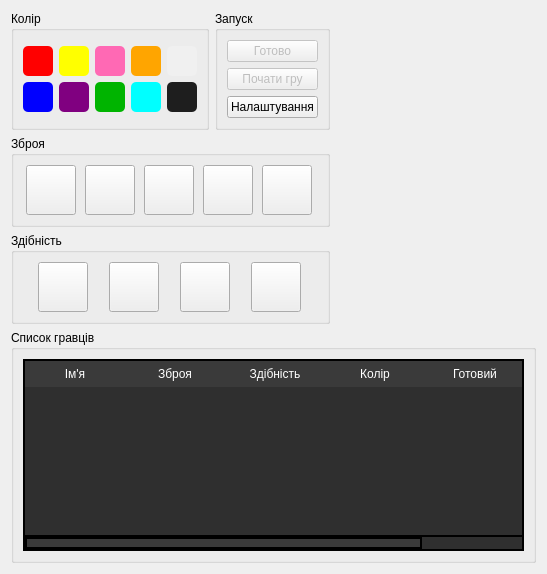
      <widget class="QWidget" name="page_lobbyScreen">
       <layout class="QVBoxLayout" name="verticalLayout_28">
        <item>
         <layout class="QVBoxLayout" name="verticalLayout_15">
          <item>
           <layout class="QHBoxLayout" name="horizontalLayout_19">
            <item>
             <layout class="QVBoxLayout" name="verticalLayout_13">
              <item>
               <layout class="QHBoxLayout" name="horizontalLayout_5">
                <item>
                 <widget class="QGroupBox" name="gb_color">
                  <property name="maximumSize">
                   <size>
                    <width>205</width>
                    <height>150</height>
                   </size>
                  </property>
                  <property name="title">
                   <string>Колір</string>
                  </property>
                  <layout class="QVBoxLayout" name="verticalLayout_14">
                   <item>
                    <layout class="QGridLayout" name="gridLayout">
                     <item row="0" column="0">
                      <widget class="QPushButton" name="b_red">
                       <property name="minimumSize">
                        <size>
                         <width>30</width>
                         <height>30</height>
                        </size>
                       </property>
                       <property name="maximumSize">
                        <size>
                         <width>30</width>
                         <height>30</height>
                        </size>
                       </property>
                       <property name="styleSheet">
                        <string notr="true">QPushButton#b_red {
    background-color: rgb(255, 0, 0);
    border-radius: 5px;
}
QPushButton#b_red:hover {
    background-color: rgb(255, 80, 80);
}
QPushButton#b_red:pressed {
    background-color: rgb(180, 0, 0);
}</string>
                       </property>
                       <property name="text">
                        <string/>
                       </property>
                      </widget>
                     </item>
                     <item row="0" column="1">
                      <widget class="QPushButton" name="b_yellow">
                       <property name="minimumSize">
                        <size>
                         <width>30</width>
                         <height>30</height>
                        </size>
                       </property>
                       <property name="maximumSize">
                        <size>
                         <width>30</width>
                         <height>30</height>
                        </size>
                       </property>
                       <property name="styleSheet">
                        <string notr="true">QPushButton#b_yellow {
    background-color: rgb(255, 255, 0);
    border-radius: 5px;
}
QPushButton#b_yellow:hover {
    background-color: rgb(255, 255, 120);
}
QPushButton#b_yellow:pressed {
    background-color: rgb(200, 200, 0);
}</string>
                       </property>
                       <property name="text">
                        <string/>
                       </property>
                      </widget>
                     </item>
                     <item row="0" column="2">
                      <widget class="QPushButton" name="b_pink">
                       <property name="minimumSize">
                        <size>
                         <width>30</width>
                         <height>30</height>
                        </size>
                       </property>
                       <property name="maximumSize">
                        <size>
                         <width>30</width>
                         <height>30</height>
                        </size>
                       </property>
                       <property name="styleSheet">
                        <string notr="true">QPushButton#b_pink {
    background-color: rgb(255, 105, 180);
    border-radius: 5px;
}
QPushButton#b_pink:hover {
    background-color: rgb(255, 150, 205);
}
QPushButton#b_pink:pressed {
    background-color: rgb(200, 80, 140);
}</string>
                       </property>
                       <property name="text">
                        <string/>
                       </property>
                      </widget>
                     </item>
                     <item row="0" column="3">
                      <widget class="QPushButton" name="b_orange">
                       <property name="minimumSize">
                        <size>
                         <width>30</width>
                         <height>30</height>
                        </size>
                       </property>
                       <property name="maximumSize">
                        <size>
                         <width>30</width>
                         <height>30</height>
                        </size>
                       </property>
                       <property name="styleSheet">
                        <string notr="true">QPushButton#b_orange {
    background-color: rgb(255, 165, 0);
    border-radius: 5px;
}
QPushButton#b_orange:hover {
    background-color: rgb(255, 190, 80);
}
QPushButton#b_orange:pressed {
    background-color: rgb(200, 130, 0);
}</string>
                       </property>
                       <property name="text">
                        <string/>
                       </property>
                      </widget>
                     </item>
                     <item row="0" column="4">
                      <widget class="QPushButton" name="b_white">
                       <property name="minimumSize">
                        <size>
                         <width>30</width>
                         <height>30</height>
                        </size>
                       </property>
                       <property name="maximumSize">
                        <size>
                         <width>30</width>
                         <height>30</height>
                        </size>
                       </property>
                       <property name="styleSheet">
                        <string notr="true">QPushButton#b_white {
    background-color: rgb(240, 240, 240);
    border-radius: 5px;
}
QPushButton#b_white:hover {
    background-color: rgb(255, 255, 255);
}
QPushButton#b_white:pressed {
    background-color: rgb(200, 200, 200);
}</string>
                       </property>
                       <property name="text">
                        <string/>
                       </property>
                      </widget>
                     </item>
                     <item row="1" column="0">
                      <widget class="QPushButton" name="b_blue">
                       <property name="minimumSize">
                        <size>
                         <width>30</width>
                         <height>30</height>
                        </size>
                       </property>
                       <property name="maximumSize">
                        <size>
                         <width>30</width>
                         <height>30</height>
                        </size>
                       </property>
                       <property name="styleSheet">
                        <string notr="true">QPushButton#b_blue {
    background-color: rgb(0, 0, 255);
    border-radius: 5px;
}
QPushButton#b_blue:hover {
    background-color: rgb(80, 80, 255);
}
QPushButton#b_blue:pressed {
    background-color: rgb(0, 0, 180);
}</string>
                       </property>
                       <property name="text">
                        <string/>
                       </property>
                      </widget>
                     </item>
                     <item row="1" column="1">
                      <widget class="QPushButton" name="b_purple">
                       <property name="minimumSize">
                        <size>
                         <width>30</width>
                         <height>30</height>
                        </size>
                       </property>
                       <property name="maximumSize">
                        <size>
                         <width>30</width>
                         <height>30</height>
                        </size>
                       </property>
                       <property name="styleSheet">
                        <string notr="true">QPushButton#b_purple {
    background-color: rgb(128, 0, 128);
    border-radius: 5px;
}
QPushButton#b_purple:hover {
    background-color: rgb(170, 80, 170);
}
QPushButton#b_purple:pressed {
    background-color: rgb(90, 0, 90);
}</string>
                       </property>
                       <property name="text">
                        <string/>
                       </property>
                      </widget>
                     </item>
                     <item row="1" column="3">
                      <widget class="QPushButton" name="b_cyan">
                       <property name="minimumSize">
                        <size>
                         <width>30</width>
                         <height>30</height>
                        </size>
                       </property>
                       <property name="maximumSize">
                        <size>
                         <width>30</width>
                         <height>30</height>
                        </size>
                       </property>
                       <property name="styleSheet">
                        <string notr="true">QPushButton#b_cyan {
    background-color: rgb(0, 255, 255);
    border-radius: 5px;
}
QPushButton#b_cyan:hover {
    background-color: rgb(120, 255, 255);
}
QPushButton#b_cyan:pressed {
    background-color: rgb(0, 180, 180);
}</string>
                       </property>
                       <property name="text">
                        <string/>
                       </property>
                      </widget>
                     </item>
                     <item row="1" column="4">
                      <widget class="QPushButton" name="b_black">
                       <property name="minimumSize">
                        <size>
                         <width>30</width>
                         <height>30</height>
                        </size>
                       </property>
                       <property name="maximumSize">
                        <size>
                         <width>30</width>
                         <height>30</height>
                        </size>
                       </property>
                       <property name="styleSheet">
                        <string notr="true">QPushButton#b_black {
    background-color: rgb(30, 30, 30);
    border-radius: 5px;
}
QPushButton#b_black:hover {
    background-color: rgb(70, 70, 70);
}
QPushButton#b_black:pressed {
    background-color: rgb(0, 0, 0);
}</string>
                       </property>
                       <property name="text">
                        <string/>
                       </property>
                      </widget>
                     </item>
                     <item row="1" column="2">
                      <widget class="QPushButton" name="b_green">
                       <property name="minimumSize">
                        <size>
                         <width>30</width>
                         <height>30</height>
                        </size>
                       </property>
                       <property name="maximumSize">
                        <size>
                         <width>30</width>
                         <height>30</height>
                        </size>
                       </property>
                       <property name="styleSheet">
                        <string notr="true">QPushButton#b_green {
    background-color: rgb(0, 180, 0);
    border-radius: 5px;
}
QPushButton#b_green:hover {
    background-color: rgb(80, 220, 80);
}
QPushButton#b_green:pressed {
    background-color: rgb(0, 130, 0);
}</string>
                       </property>
                       <property name="text">
                        <string/>
                       </property>
                      </widget>
                     </item>
                    </layout>
                   </item>
                  </layout>
                 </widget>
                </item>
                <item>
                 <widget class="QGroupBox" name="gb_play">
                  <property name="maximumSize">
                   <size>
                    <width>140</width>
                    <height>150</height>
                   </size>
                  </property>
                  <property name="title">
                   <string>Запуск</string>
                  </property>
                  <layout class="QVBoxLayout" name="verticalLayout_18">
                   <item>
                    <layout class="QVBoxLayout" name="verticalLayout_16">
                     <item>
                      <widget class="QPushButton" name="b_playerReady">
                       <property name="enabled">
                        <bool>false</bool>
                       </property>
                       <property name="text">
                        <string>Готово</string>
                       </property>
                      </widget>
                     </item>
                     <item>
                      <widget class="QPushButton" name="b_openGameView">
                       <property name="enabled">
                        <bool>false</bool>
                       </property>
                       <property name="text">
                        <string>Почати гру</string>
                       </property>
                      </widget>
                     </item>
                     <item>
                      <widget class="QPushButton" name="b_settings">
                       <property name="text">
                        <string>Налаштування</string>
                       </property>
                      </widget>
                     </item>
                    </layout>
                   </item>
                  </layout>
                 </widget>
                </item>
               </layout>
              </item>
              <item>
               <widget class="QGroupBox" name="gb_weapon">
                <property name="maximumSize">
                 <size>
                  <width>350</width>
                  <height>100</height>
                 </size>
                </property>
                <property name="title">
                 <string>Зброя</string>
                </property>
                <layout class="QVBoxLayout" name="verticalLayout_11">
                 <item>
                  <layout class="QHBoxLayout" name="horizontalLayout_7">
                   <item>
                    <widget class="QPushButton" name="b_katana">
                     <property name="minimumSize">
                      <size>
                       <width>50</width>
                       <height>50</height>
                      </size>
                     </property>
                     <property name="maximumSize">
                      <size>
                       <width>50</width>
                       <height>50</height>
                      </size>
                     </property>
                     <property name="styleSheet">
                      <string notr="true">QPushButton#b_katana {
    background-image: url(:/ui/icons/katana.png);
    background-repeat: no-repeat;
    background-position: center;
}</string>
                     </property>
                     <property name="text">
                      <string/>
                     </property>
                    </widget>
                   </item>
                   <item>
                    <widget class="QPushButton" name="pushButton_2">
                     <property name="minimumSize">
                      <size>
                       <width>50</width>
                       <height>50</height>
                      </size>
                     </property>
                     <property name="maximumSize">
                      <size>
                       <width>50</width>
                       <height>50</height>
                      </size>
                     </property>
                     <property name="text">
                      <string/>
                     </property>
                    </widget>
                   </item>
                   <item>
                    <widget class="QPushButton" name="pushButton_3">
                     <property name="minimumSize">
                      <size>
                       <width>50</width>
                       <height>50</height>
                      </size>
                     </property>
                     <property name="maximumSize">
                      <size>
                       <width>50</width>
                       <height>50</height>
                      </size>
                     </property>
                     <property name="text">
                      <string/>
                     </property>
                    </widget>
                   </item>
                   <item>
                    <widget class="QPushButton" name="pushButton_4">
                     <property name="minimumSize">
                      <size>
                       <width>50</width>
                       <height>50</height>
                      </size>
                     </property>
                     <property name="maximumSize">
                      <size>
                       <width>50</width>
                       <height>50</height>
                      </size>
                     </property>
                     <property name="text">
                      <string/>
                     </property>
                    </widget>
                   </item>
                   <item>
                    <widget class="QPushButton" name="pushButton_5">
                     <property name="minimumSize">
                      <size>
                       <width>50</width>
                       <height>50</height>
                      </size>
                     </property>
                     <property name="maximumSize">
                      <size>
                       <width>50</width>
                       <height>50</height>
                      </size>
                     </property>
                     <property name="text">
                      <string/>
                     </property>
                    </widget>
                   </item>
                  </layout>
                 </item>
                </layout>
               </widget>
              </item>
              <item>
               <widget class="QGroupBox" name="gb_ability">
                <property name="maximumSize">
                 <size>
                  <width>350</width>
                  <height>100</height>
                 </size>
                </property>
                <property name="title">
                 <string>Здібність</string>
                </property>
                <layout class="QVBoxLayout" name="verticalLayout_12">
                 <item>
                  <layout class="QHBoxLayout" name="horizontalLayout_8">
                   <item>
                    <widget class="QPushButton" name="b_mirrorShield">
                     <property name="minimumSize">
                      <size>
                       <width>50</width>
                       <height>50</height>
                      </size>
                     </property>
                     <property name="maximumSize">
                      <size>
                       <width>50</width>
                       <height>50</height>
                      </size>
                     </property>
                     <property name="text">
                      <string/>
                     </property>
                    </widget>
                   </item>
                   <item>
                    <widget class="QPushButton" name="pushButton_7">
                     <property name="minimumSize">
                      <size>
                       <width>50</width>
                       <height>50</height>
                      </size>
                     </property>
                     <property name="maximumSize">
                      <size>
                       <width>50</width>
                       <height>50</height>
                      </size>
                     </property>
                     <property name="text">
                      <string/>
                     </property>
                    </widget>
                   </item>
                   <item>
                    <widget class="QPushButton" name="pushButton_8">
                     <property name="minimumSize">
                      <size>
                       <width>50</width>
                       <height>50</height>
                      </size>
                     </property>
                     <property name="maximumSize">
                      <size>
                       <width>50</width>
                       <height>50</height>
                      </size>
                     </property>
                     <property name="text">
                      <string/>
                     </property>
                    </widget>
                   </item>
                   <item>
                    <widget class="QPushButton" name="pushButton_9">
                     <property name="minimumSize">
                      <size>
                       <width>50</width>
                       <height>50</height>
                      </size>
                     </property>
                     <property name="maximumSize">
                      <size>
                       <width>50</width>
                       <height>50</height>
                      </size>
                     </property>
                     <property name="text">
                      <string/>
                     </property>
                    </widget>
                   </item>
                  </layout>
                 </item>
                </layout>
               </widget>
              </item>
             </layout>
            </item>
            <item>
             <layout class="QVBoxLayout" name="verticalLayout_10">
              <item>
               <spacer name="verticalSpacer_6">
                <property name="orientation">
                 <enum>Qt::Orientation::Vertical</enum>
                </property>
                <property name="sizeHint" stdset="0">
                 <size>
                  <width>20</width>
                  <height>40</height>
                 </size>
                </property>
               </spacer>
              </item>
              <item>
               <widget class="PlayerPreviewWidget" name="playerPreviewWidget" native="true">
                <property name="minimumSize">
                 <size>
                  <width>200</width>
                  <height>200</height>
                 </size>
                </property>
                <property name="maximumSize">
                 <size>
                  <width>400</width>
                  <height>400</height>
                 </size>
                </property>
                <property name="baseSize">
                 <size>
                  <width>0</width>
                  <height>0</height>
                 </size>
                </property>
               </widget>
              </item>
              <item>
               <spacer name="verticalSpacer_7">
                <property name="orientation">
                 <enum>Qt::Orientation::Vertical</enum>
                </property>
                <property name="sizeHint" stdset="0">
                 <size>
                  <width>20</width>
                  <height>40</height>
                 </size>
                </property>
               </spacer>
              </item>
             </layout>
            </item>
           </layout>
          </item>
          <item>
           <widget class="QGroupBox" name="gb_playersList">
            <property name="minimumSize">
             <size>
              <width>0</width>
              <height>200</height>
             </size>
            </property>
            <property name="title">
             <string>Список гравців</string>
            </property>
            <layout class="QVBoxLayout" name="verticalLayout_27">
             <item>
              <widget class="QTableWidget" name="table_playersList">
               <property name="styleSheet">
                <string notr="true">QTableWidget,
QTableView {
    background-color: #2f2f2f;
    border: 2px solid #000000;
    border-radius: 0;
    gridline-color: #000000;
    selection-background-color: #5a5a5a;
}
QTableWidget::item,
QTableView::item {
    padding: 2px 6px;
}
QTableWidget::item:selected,
QTableView::item:selected {
    background-color: #5a5a5a;
    color: #ffffff;
}
QTableCornerButton::section {
    background-color: #3a3a3a;
    border: 2px solid #000000;
}
QHeaderView::section {
    background-color: #3a3a3a;
    color: #ffffff;
    border: 0px solid #000000;
    padding: 4px 6px;
	font-family: &quot;Fixedsys&quot;;
    font-size: 12px;
}

QScrollBar:vertical {
    background: #2f2f2f;
    width: 14px;
    margin: 0;
    border-left: 2px solid #000000;
}
QScrollBar::handle:vertical {
    background: #3a3a3a;
    border: 2px solid #000000;
    min-height: 24px;
}
QScrollBar::add-line:vertical,
QScrollBar::sub-line:vertical {
    height: 0;
}
QScrollBar:horizontal {
    background: #2f2f2f;
    height: 14px;
    margin: 0;
    border-top: 2px solid #000000;
}
QScrollBar::handle:horizontal {
    background: #3a3a3a;
    border: 2px solid #000000;
    min-width: 24px;
}
QScrollBar::add-line:horizontal,
QScrollBar::sub-line:horizontal {
    width: 0;
}</string>
               </property>
               <property name="sizeAdjustPolicy">
                <enum>QAbstractScrollArea::SizeAdjustPolicy::AdjustIgnored</enum>
               </property>
               <property name="selectionMode">
                <enum>QAbstractItemView::SelectionMode::ExtendedSelection</enum>
               </property>
               <property name="selectionBehavior">
                <enum>QAbstractItemView::SelectionBehavior::SelectItems</enum>
               </property>
               <attribute name="horizontalHeaderCascadingSectionResizes">
                <bool>false</bool>
               </attribute>
               <attribute name="horizontalHeaderStretchLastSection">
                <bool>false</bool>
               </attribute>
               <column>
                <property name="text">
                 <string>Ім'я</string>
                </property>
               </column>
               <column>
                <property name="text">
                 <string>Зброя</string>
                </property>
               </column>
               <column>
                <property name="text">
                 <string>Здібність</string>
                </property>
               </column>
               <column>
                <property name="text">
                 <string>Колір</string>
                </property>
               </column>
               <column>
                <property name="text">
                 <string>Готовий</string>
                </property>
               </column>
              </widget>
             </item>
            </layout>
           </widget>
          </item>
         </layout>
        </item>
       </layout>
      </widget>
